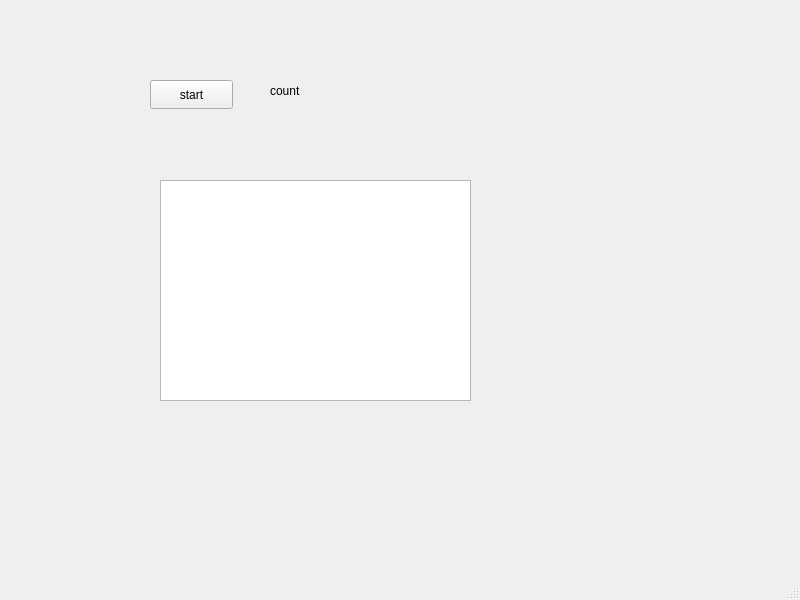
<?xml version="1.0" encoding="UTF-8"?>
<ui version="4.0">
 <class>MainWindow</class>
 <widget class="QMainWindow" name="MainWindow">
  <property name="geometry">
   <rect>
    <x>0</x>
    <y>0</y>
    <width>800</width>
    <height>600</height>
   </rect>
  </property>
  <property name="windowTitle">
   <string>MainWindow</string>
  </property>
  <widget class="QWidget" name="centralwidget">
   <widget class="QPushButton" name="btnStartServer">
    <property name="geometry">
     <rect>
      <x>150</x>
      <y>80</y>
      <width>83</width>
      <height>29</height>
     </rect>
    </property>
    <property name="text">
     <string>start</string>
    </property>
   </widget>
   <widget class="QLabel" name="lblPlayerCount">
    <property name="geometry">
     <rect>
      <x>270</x>
      <y>70</y>
      <width>141</width>
      <height>41</height>
     </rect>
    </property>
    <property name="text">
     <string>count</string>
    </property>
   </widget>
   <widget class="QTextEdit" name="txtLog">
    <property name="geometry">
     <rect>
      <x>160</x>
      <y>180</y>
      <width>311</width>
      <height>221</height>
     </rect>
    </property>
   </widget>
  </widget>
  <widget class="QMenuBar" name="menubar">
   <property name="geometry">
    <rect>
     <x>0</x>
     <y>0</y>
     <width>800</width>
     <height>25</height>
    </rect>
   </property>
  </widget>
  <widget class="QStatusBar" name="statusbar"/>
 </widget>
 <resources/>
 <connections/>
</ui>
